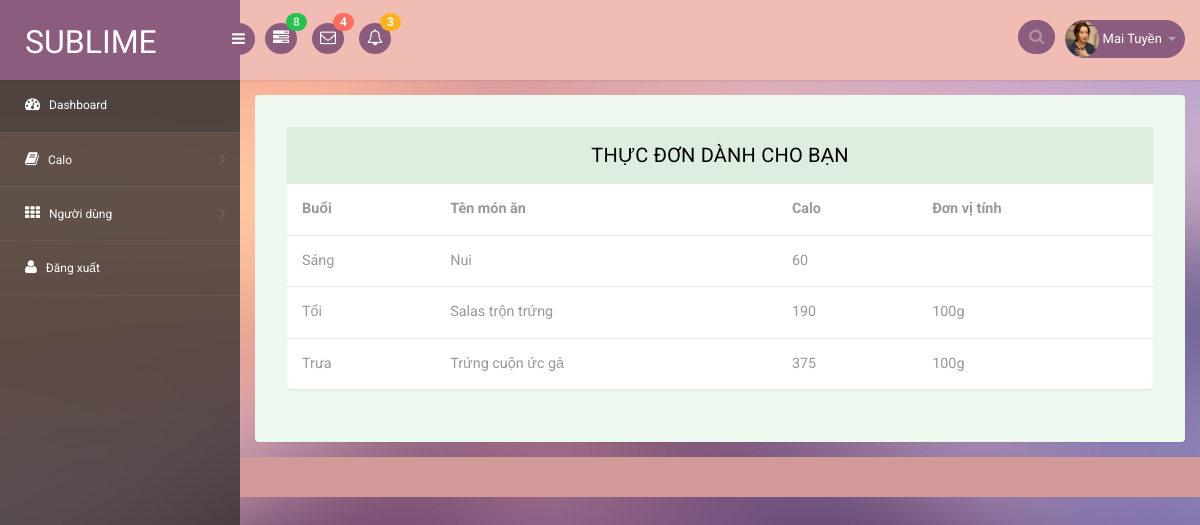
The page /Web/thucdon3.php on the database its author committed.
### tables this page shows
CREATE TABLE `thucdon` (
  `thucdon_id` varchar(5) NOT NULL,
  `buoi` varchar(20) DEFAULT NULL,
  `tongcalo` int(11) NOT NULL,
  `thucpham_id` varchar(5) DEFAULT NULL,
  `tv_email` varchar(50) DEFAULT NULL
);

CREATE TABLE `thucpham` (
  `thucpham_id` varchar(5) NOT NULL,
  `thucpham_ten` varchar(50) NOT NULL,
  `thucpham_calo` int(4) DEFAULT NULL,
  `tv_email` varchar(50) DEFAULT NULL,
  `donvitinh` varchar(30) NOT NULL,
  `ngay` date DEFAULT NULL
);

### Web/thucdon3.php (the view, shortened to what this page needs)
<?php
   $servername = "localhost";
   $username ="root";
   $password ="";
   $database ="giamcan";
   $conn = new mysqli($servername, $username, $password, $database);
?>
<!DOCTYPE html>
<head>
<link rel="stylesheet" href="css/bootstrap.min.css" >
<link href="css/style.css" rel='stylesheet' type='text/css' />
<link href="css/style-responsive.css" rel="stylesheet"/>
<link rel="stylesheet" href="css/font.css" type="text/css"/>
<link href="css/font-awesome.css" rel="stylesheet">
</head>
<body>
    <section id="container">
    <header class="header fixed-top clearfix">
    <div class="brand">
        <a href="index.html" class="logo">
            Sublime
        </a>
        <div class="sidebar-toggle-box">
            <div class="fa fa-bars"></div>
        </div>
    </div>
    <div class="nav notify-row" id="top_menu">
        <ul class="nav top-menu">
            <li class="dropdown">
                <a data-toggle="dropdown" class="dropdown-toggle" href="#">
                    <i class="fa fa-tasks"></i>
                    <span class="badge bg-success">8</span>
                </a>
            </li>
            <li id="header_inbox_bar" class="dropdown">
                <a data-toggle="dropdown" class="dropdown-toggle" href="#">
                    <i class="fa fa-envelope-o"></i>
                    <span class="badge bg-important">4</span>
                </a>
            </li>
            <li id="header_notification_bar" class="dropdown">
                <a data-toggle="dropdown" class="dropdown-toggle" href="#">
                    <i class="fa fa-bell-o"></i>
                    <span class="badge bg-warning">3</span>
                </a>
            </li>
        </ul>
    </div>
    <div class="top-nav clearfix">
        <ul class="nav pull-right top-menu">
            <li>
                <input type="text" class="form-control search" placeholder=" Search">
            </li>
            <li class="dropdown">
                <a data-toggle="dropdown" class="dropdown-toggle" href="#">
                    <img alt="" src="images/2.png">
                    <span class="username">Mai Tuyền</span>
                    <b class="caret"></b>
                </a>
            </li>
        </ul>
    </div>
    </header>
<aside>
    <div id="sidebar" class="nav-collapse">
        <div class="leftside-navigation">
            <ul class="sidebar-menu" id="nav-accordion">
                <li>
                    <a class="active" href="index.php">
                        <i class="fa fa-dashboard"></i>
                        <span>Dashboard</span>
                    </a>
                </li>
                <li class="sub-menu">
                    <a href="javascript:;">
                        <i class="fa fa-book"></i>
                        <span>Calo</span>
                    </a>
                </li>
                <li class="sub-menu">
                    <a href="javascript:;">
                        <i class="fa fa-th"></i>
                        <span>Người dùng </span>
                    </a>
                </li>
                <li>
                    <a href="../login_tv.php">
                        <i class="fa fa-user"></i>
                        <span>Đăng xuất</span>
                    </a>
                </li>
            </ul>            </div>
    </div>
</aside>
<section id="main-content">
	<section class="wrapper">
		<div class="table-agile-info">
 <div class="panel panel-default">
    <div class="panel-heading">
        Thực Đơn Dành Cho Bạn
    </div>
    <?php
                    $sql="SELECT   thucdon.buoi,thucpham.thucpham_ten, thucpham.donvitinh, thucpham.thucpham_calo
                          FROM thucdon, thucpham
                          WHERE thucpham.thucpham_id =  thucdon.thucpham_id and thucdon.thucdon_id like '%3%'";
                    $result = $conn->query($sql);
                ?>
    <div>
      <table class="table" ui-jq="footable" ui-options='{
        "paging": {
          "enabled": true
        },
        "filtering": {
          "enabled": true
        },
        "sorting": {
          "enabled": true
        }}'>
        <thead>
          <tr>
            <th data-breakpoints="xs">Buổi</th>
            <th>Tên món ăn</th>
            <th>Calo</th>
            <th>Đơn vị tính</th>
                     </tr>
        </thead>
        <?php
                                if ($result->num_rows > 0) {
                                  $result = $conn->query($sql);
                                  $result_all = $result -> fetch_all(MYSQLI_ASSOC);
                                  foreach ($result_all as $row) {
                                    echo "<tr>
                                            <td>" .$row['buoi']. "</td>
                                            <td>" .$row['thucpham_ten']. "</td>
                                            <td>" .$row['thucpham_calo']. "</td>
                                            <td>" .$row['donvitinh']. "</td>
                                            "
                                                ?>
<?php
                                    echo "</td>
                                </tr>";
                                  }
                        ?>
                        </table>
                        <?php
                                } else {
                                  echo "0 ket qua tra ve";
                                }
                                ?>
    </div>
  </div>
</div>
</section>
		  <div class="footer">
		  </div>
</section>
</section>
</body>
</html>

### rows shown on the page
thucdon: buoi "Sáng", thucpham.thucpham_ten "Nui", thucpham.thucpham_calo "60"
thucdon: buoi "Tối", thucpham.thucpham_ten "Salas trộn trứng", thucpham.thucpham_calo "190", thucpham.donvitinh "100g"
thucdon: buoi "Trưa", thucpham.thucpham_ten "Trứng cuộn ức gả", thucpham.thucpham_calo "375", thucpham.donvitinh "100g"
